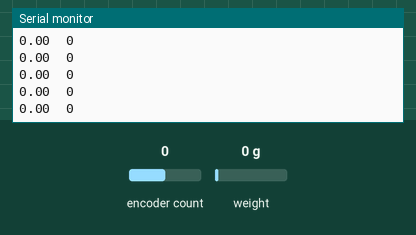
Simulated run of this sketch. Board: Arduino Uno, built with avr-gcc and run on an emulated ATmega328P. Shown: the last lines printed to the serial monitor. The inputs (shaded band) are chosen by the test bench; at power-on: encoder count 0, weight on the scale 0 g.

Above: at 2.2 s.
2.3 s: encoder count set to 1
At 2.42 s:
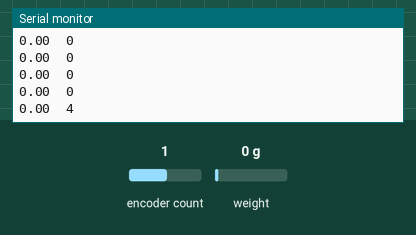
3.8 s: weight on the scale set to 100 g
At 3.83 s:
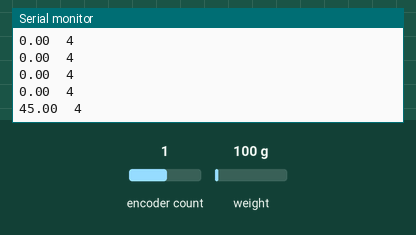
5.3 s: encoder count set to 2
At 5.34 s:
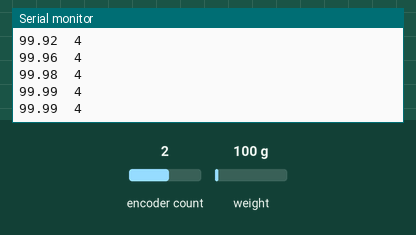
6.8 s: weight on the scale set to 1250 g
At 6.85 s:
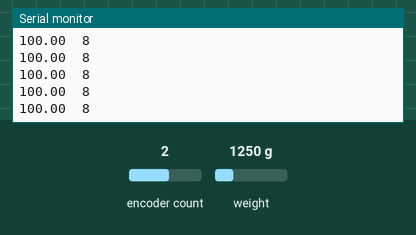
Timing chart, 0 to 9.3 s (numbered marks = the images above; inputs shaded):
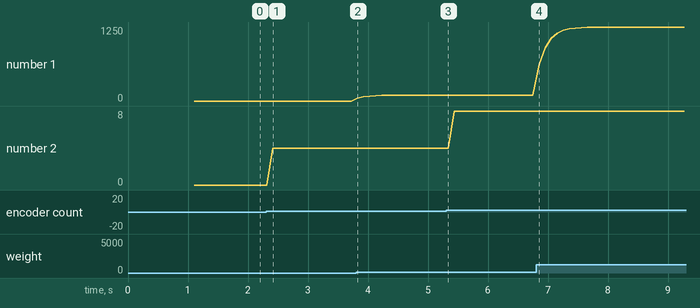

Measured:
- after the input at 2.3 s, the serial monitor: prints a new line after 0.11 s (image 1)
- after the input at 3.8 s, the serial monitor: prints a new line at once (image 2)
- plotted number 1: 0 → 99.99 after the input at 3.8 s, 100 → 1250 after the input at 6.8 s
- plotted number 2: 0 → 4 after the input at 2.3 s, 4 → 8 after the input at 5.3 s

The sketch:

Loadcell_and_rotary_encoder.ino
```cpp
#include "HX711.h"
#include <Encoder.h>
// HX711.DOUT	- pin #A1
// HX711.PD_SCK	- pin #A0

HX711 scale(A2, A3);		// parameter "gain" is ommited; the default value 128 is used by the library
Encoder myEnc(2, 3);
float current_output, previous_output, alpha = 0.45;
void setup() {
  Serial.begin(115200);
  Serial.println("System begin");
  Serial.println("Basic Encoder Test:");
  scale.set_scale(123.f);                      // this value is obtained by calibrating the scale with known weights; see the README for details
  scale.tare();				        // reset the scale to 0
  Serial.println("Loadcell ok");
}
long oldPosition  = -999;
void loop() {
  long newPosition = myEnc.read();
  long LC = scale.get_units();
  if (newPosition != oldPosition) {
    oldPosition = newPosition;
//    Serial.println("RE : " + String(newPosition));
  }
//  send_float(LC);
current_output  = alpha*LC + (1-alpha)*previous_output;
previous_output = current_output;
Serial.print(current_output);Serial.print("\t");
Serial.print(newPosition);Serial.print("\t");
Serial.print("\r\n");


}

//void send_float (float arg)
//{
//  // get access to the float as a byte-array:
//  byte * data = (byte *) &arg;
//
//  // write the data to the serial
//  Serial.write (data, sizeof (arg));
//}
```
